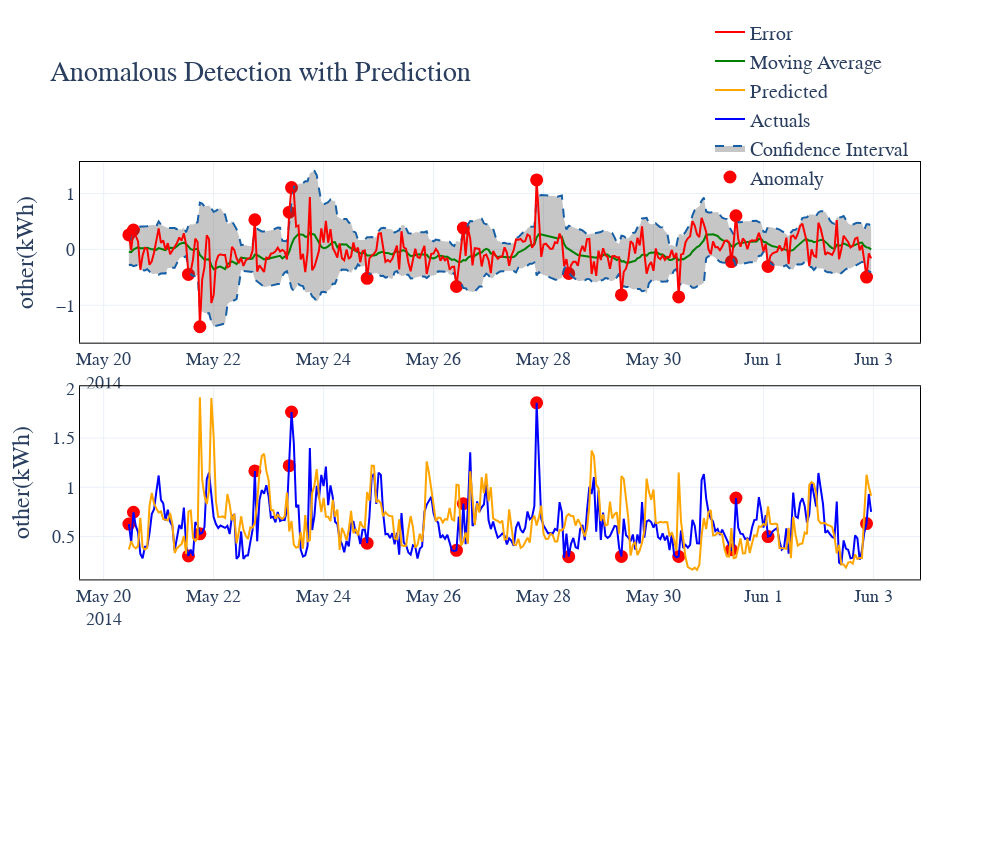

Here is the notebook cell this chart was saved with:
### Code cell
# {'air1': 0, 'furnace1': 1, 'dishwasher1': 2, 'regrigerator1': 3, 'other': 4}

result_df = generate_df_detect_anomalies(d, 10, 'other', x_test, x_test_localhour, x_predict)

classify_df = detect_classify_anomalies(result_df,12)
classify_df.reset_index(inplace=True)
del classify_df['index']
plot_anomaly(classify_df,"Anomalous Detection with Prediction")

### Figure 1 — Plotly figure (JSON) as saved in the notebook; plotly's stock layout.template omitted (floating-point values rounded to 4 significant figures; data arrays with more than 128 entries replaced by an {"elided": "..."} marker saying what was removed)
{"data": [{"marker": {"color": "red", "line": {"color": "red", "width": 2}, "size": 11}, "mode": "markers", "name": "Anomaly", "type": "scatter", "x": {"elided": "325 str values"}, "xaxis": "x", "y": {"elided": "325 float values"}, "yaxis": "y"}, {"marker": {"color": "red", "line": {"color": "red", "width": 2}, "size": 11}, "mode": "markers", "name": "anomaly actual", "showlegend": false, "type": "scatter", "x": {"elided": "325 str values"}, "xaxis": "x2", "y": {"elided": "325 float values"}, "yaxis": "y2"}, {"fill": "tonexty", "fillcolor": "rgba(68, 68, 68, 0.3)", "hoverinfo": "skip", "line": {"color": "rgb(23, 96, 167)", "dash": "dash", "width": 2}, "marker": {"color": "#444"}, "showlegend": false, "type": "scatter", "x": {"elided": "325 str values"}, "xaxis": "x", "y": {"elided": "325 float values"}, "yaxis": "y"}, {"fill": "tonexty", "fillcolor": "rgba(68, 68, 68, 0.3)", "line": {"color": "rgb(23, 96, 167)", "dash": "dash", "width": 2}, "marker": {"color": "#444"}, "name": "Confidence Interval", "type": "scatter", "x": {"elided": "325 str values"}, "xaxis": "x", "y": {"elided": "325 float values"}, "yaxis": "y"}, {"marker": {"color": "blue", "line": {"width": 1}, "size": 12}, "mode": "lines", "name": "Actuals", "type": "scatter", "x": {"elided": "325 str values"}, "xaxis": "x2", "y": {"elided": "325 float values"}, "yaxis": "y2"}, {"marker": {"color": "orange", "line": {"width": 1}, "size": 12}, "mode": "lines", "name": "Predicted", "type": "scatter", "x": {"elided": "325 str values"}, "xaxis": "x2", "y": {"elided": "325 float values"}, "yaxis": "y2"}, {"marker": {"color": "green", "line": {"width": 1}, "size": 12}, "mode": "lines", "name": "Moving Average", "text": "Moving average", "type": "scatter", "x": {"elided": "325 str values"}, "xaxis": "x", "y": {"elided": "325 float values"}, "yaxis": "y"}, {"marker": {"color": "red", "line": {"width": 1}, "size": 12}, "mode": "lines", "name": "Error", "text": "Error", "type": "scatter", "x": {"elided": "325 str values"}, "xaxis": "x", "y": {"elided": "325 float values"}, "yaxis": "y"}], "layout": {"autosize": false, "font": {"family": "Arial", "size": 20}, "height": 865, "legend": {"bgcolor": "rgba(255, 255, 255, 0)", "x": 0.75, "y": 1.24}, "margin": {"t": 75}, "showlegend": true, "title": {"text": "Anomalous Detection with Prediction"}, "width": 1000, "xaxis": {"anchor": "y", "domain": [0, 1], "linecolor": "black", "linewidth": 1, "mirror": true, "showgrid": true, "showline": true, "showticklabels": true, "tickfont": {"size": 18}, "ticklen": 4, "zeroline": false}, "xaxis2": {"anchor": "y2", "domain": [0, 1], "linecolor": "black", "linewidth": 1, "mirror": true, "showgrid": true, "showline": true, "showticklabels": true, "tickfont": {"size": 18}, "ticklen": 4, "zeroline": false}, "yaxis": {"anchor": "x", "domain": [0.71, 1], "hoverformat": ".2f", "linecolor": "black", "linewidth": 1, "mirror": true, "showgrid": true, "showline": true, "tickfont": {"size": 18}, "ticklen": 4, "title": {"text": "other(kWh)"}, "zeroline": false}, "yaxis2": {"anchor": "x2", "domain": [0.33, 0.64], "hoverformat": ".2f", "linecolor": "black", "linewidth": 1, "mirror": true, "showgrid": true, "showline": true, "tickfont": {"size": 18}, "ticklen": 4, "title": {"text": "other(kWh)"}, "zeroline": false}}}
